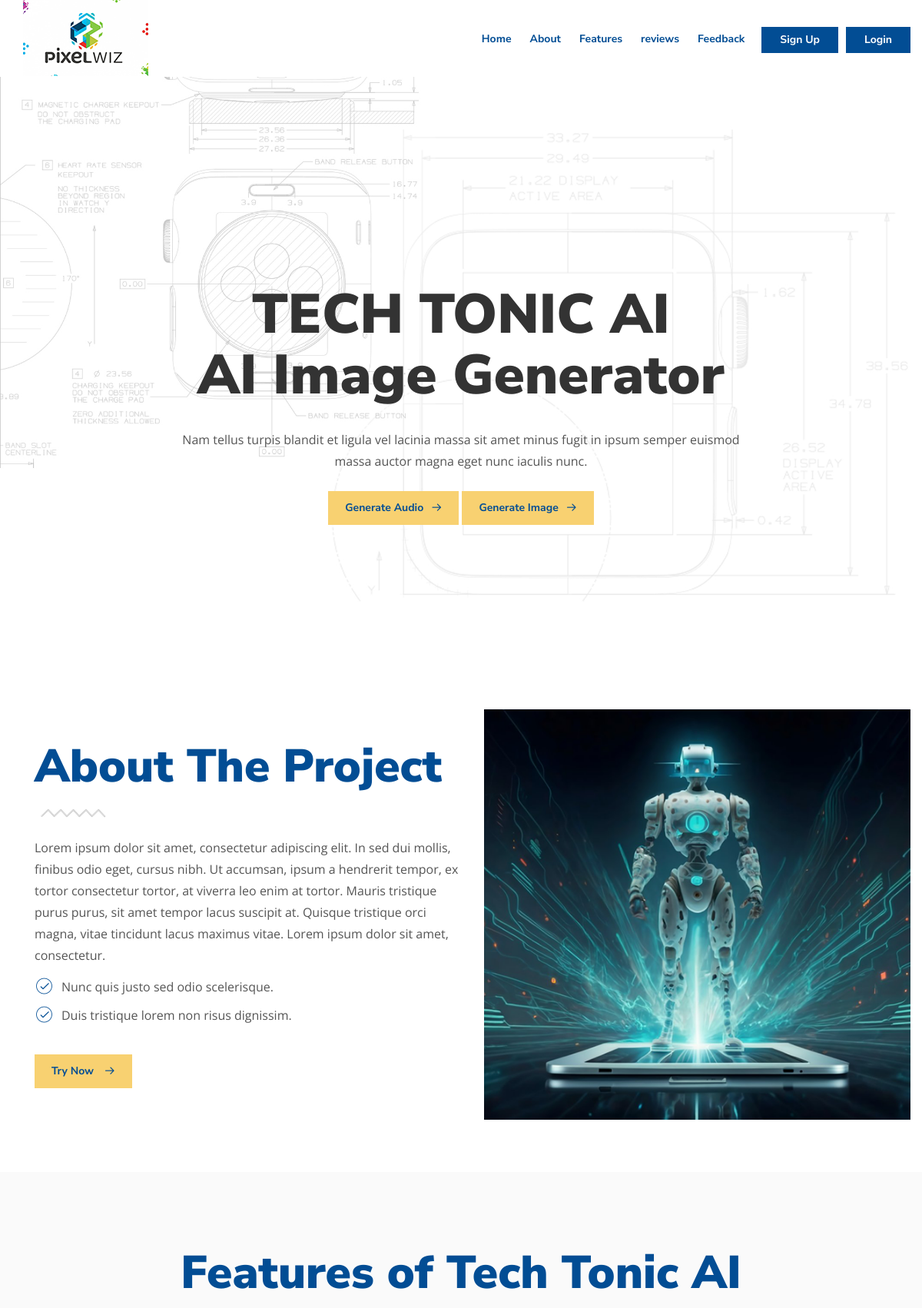
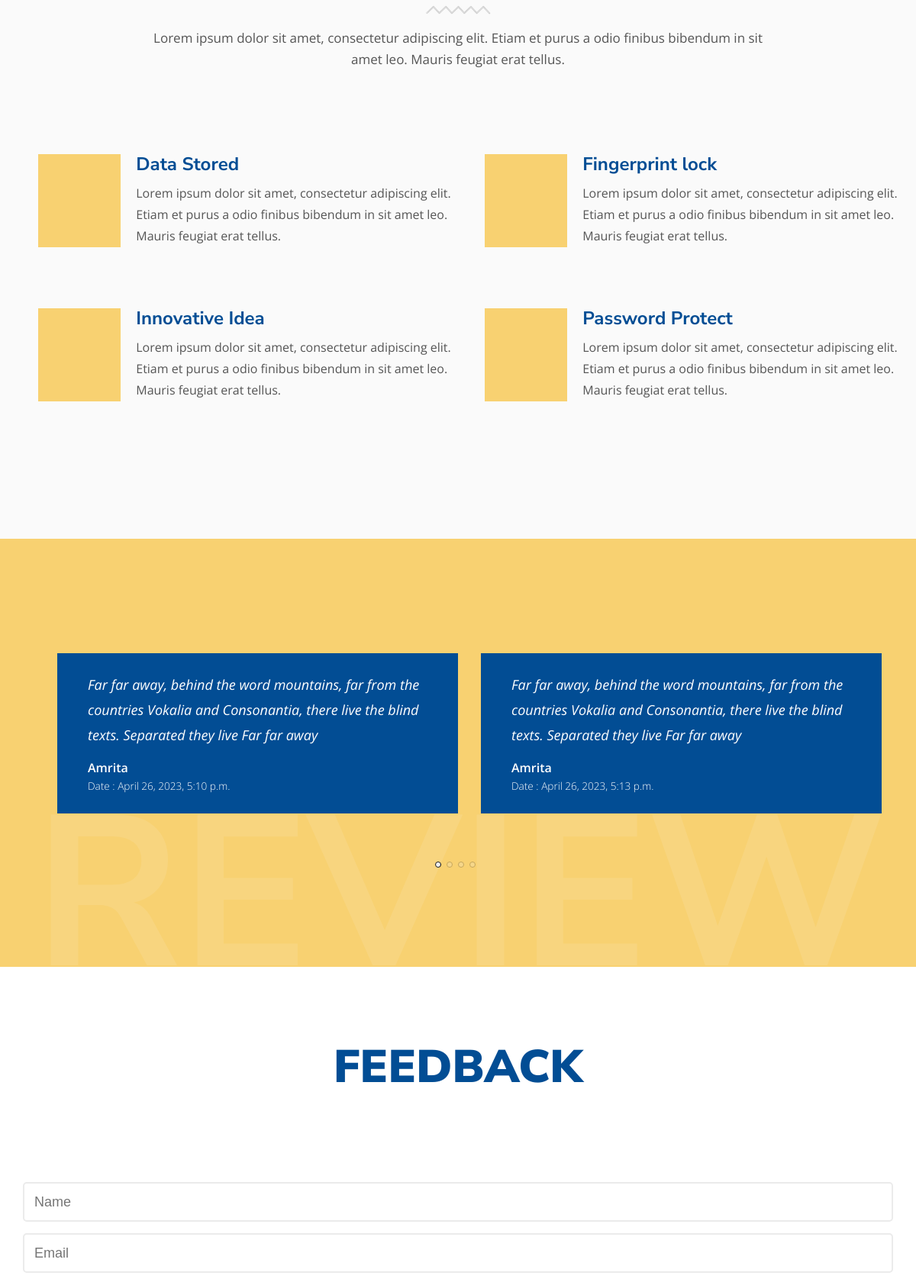
The page / (upper part) on the database its author committed (2 pictures, top to bottom).
### generator/models.py (models this page shows, shortened)
class Feedback(models.Model):
    name = models.CharField(max_length=150)
    email = models.EmailField()
    phone = models.CharField(max_length=150)
    message = models.TextField()
    date = models.DateTimeField(auto_now_add=True)

### generator/views.py (the view)
# urls.py: path("",views.home,name = "home"),
def home(request):
    try:
        fbks = Feedback.objects.all()
    except:
        fbks = None
    content = {
        "fbks" : fbks
    }
    return render(request,"index.html",content)

### templates/index.html (shortened to what this page needs)
{% extends "base.html" %}
{%block content%}
{% include "nav.html" %}
<div class="intro hero2">
    <div class="container">
        <div class="row">
            <div class="col-md-10 col-md-offset-1 text-center">
                <h3>TECH TONIC AI<br>AI Image Generator</h3>
                <p>Nam tellus turpis blandit et ligula vel lacinia massa sit amet minus fugit in ipsum semper euismod
                    massa auctor magna eget nunc iaculis nunc.</p>
                <div class="dual-btn">
                    <a href="{% url 'audio' %}" class="btn btn-lg btn-ylw">Generate Audio<i class="icon-arrow-right"></i></a>
                    <a href="{% url 'generator' %}" class="btn btn-lg btn-ylw">Generate Image<i class="icon-arrow-right"></i></a>
                </div>
            </div>
        </div>
    </div>
</div>
<div id="about" class="container">
    <div class="info-content">
        <div class="container">
            <div class="row center-content">
                <div class="col-md-6">
                    <h3>About The Project </h3>
                    <img src="/static/images/line.png" class="img-responsive" alt="" /><br>
                    <p>Lorem ipsum dolor sit amet, consectetur adipiscing elit. In sed dui mollis, finibus odio eget,
                        cursus nibh. Ut accumsan, ipsum a hendrerit tempor, ex tortor consectetur tortor, at viverra leo
                        enim at tortor. Mauris tristique
                        purus purus, sit amet tempor lacus suscipit at. Quisque tristique orci magna, vitae tincidunt
                        lacus maximus vitae. Lorem ipsum dolor sit amet, consectetur.
                    </p>
                    <ul class="list">
                        <li><i class="icon-check"></i> Nunc quis justo sed odio scelerisque.</li>
                        <li><i class="icon-check"></i> Duis tristique lorem non risus dignissim.</li>
                    </ul>
                    <a href="{% url 'generator' %}" class="btn btn-lg btn-default">Try Now <i class="icon-arrow-right"></i></a>
                </div>
                <div class="col-md-6 text-center">
                    <img src="/static/images/banner.png" class="pull-right img-responsive" alt="">
                </div>
            </div>
        </div>
    </div>
    <br><br><br>
</div>
<section id="feature" class="services bg-light">
    <div class="container">
        <div class="about-inline text-center">
            <h3>Features of Tech Tonic AI </h3>
            <img src="/static/images/line.png" class="img-responsive center-block" alt="" />
            <p>Lorem ipsum dolor sit amet, consectetur adipiscing elit. Etiam et purus a odio finibus bibendum in sit
                amet leo. Mauris feugiat erat tellus.</p>
        </div>
        <div class="container">
            <div class="row">
                <div class="col-md-6 Protem-feature">
                    <div class="box-body d-flex">
                        <div class="feature-icon"><i class="ilmosys-data-network"></i></div>
                        <div class="Protem-feature">
                            <a href="#">
                                <h3>Data Stored</h3>
                            </a>
                            <p>Lorem ipsum dolor sit amet, consectetur adipiscing elit. Etiam et purus a odio finibus
                                bibendum in sit amet leo. Mauris feugiat erat tellus.</p>
                        </div>
                    </div>
                </div>
                <div>
                    <div class="col-md-6 Protem-feature">
                        <div class="box-body d-flex">
                            <div class="feature-icon"><i class="ilmosys-fingerprint-2"></i></div>
                            <div class="Protem-feature">
                                <a href="#">
                                    <h3>Fingerprint lock</h3>
                                </a>
                                <p>Lorem ipsum dolor sit amet, consectetur adipiscing elit. Etiam et purus a odio
                                    finibus bibendum in sit amet leo. Mauris feugiat erat tellus.</p>
                            </div>
                        </div>
                    </div>
                    <div>
                        <div class="col-md-6 Protem-feature">
                            <div class="box-body d-flex">
                                <div class="feature-icon"><i class="ilmosys-idea-3"></i></div>
                                <div class="Protem-feature">
                                    <a href="#">
                                        <h3>Innovative Idea</h3>
                                    </a>
                                    <p>Lorem ipsum dolor sit amet, consectetur adipiscing elit. Etiam et purus a odio
                                        finibus bibendum in sit amet leo. Mauris feugiat erat tellus.</p>
                                </div>
                            </div>
                        </div>
                        <div>
                            <div class="col-md-6 Protem-feature">
                                <div class="box-body d-flex">
                                    <div class="feature-icon"><i class="ilmosys-password-2shopping"></i></div>
                                    <div class="Protem-feature">
                                        <a href="#">
                                            <h3>Password Protect</h3>
                                        </a>
                                        <p class="m-t-20">Lorem ipsum dolor sit amet, consectetur adipiscing elit. Etiam
                                            et purus a odio finibus bibendum in sit amet leo. Mauris feugiat erat
                                            tellus.</p>
                                    </div>
                                </div>
                            </div>
                        </div>
                    </div>
                </div>
            </div>
        </div>
    </div>
</section>
<div class="review products-review">
    <div class="container">
        <div class="row">
            <div class="col-md-12">
                <div class="review-text">
                    {% if fbks != None %}
                    {% for fbk in fbks %}
                    <div>
                        <p>
                            {{fbk.message}}
                        </p>
                        <span class="author">{{fbk.name}} <br> <small> Date : {{fbk.date}} </small></span>
                    </div>
                    {% endfor %}
                    {% endif %}
                </div>
            </div>
        </div>
        <div class="review-title col-md-12">
            <h1>REVIEW</h1>
        </div>
    </div>
</div>
<div class="container">
    <div class="about-inline text-center" style="padding-top: 0%;">
        <h3>FEEDBACK </h3>
    </div>
    <form method="post" action="feedback">
        <input required name="name" type="text" class="feedback-input" placeholder="Name" />
        <input required name="email" type="email" class="feedback-input" placeholder="Email" />
    </form>
</div>
{% include "footer.html" %}
{% endblock %}

### templates/base.html (shortened to what this page needs)
<!DOCTYPE html>
<html lang="en">
<head>
    <link rel="stylesheet" href="/static/css/bootstrap.min.css">
    <link rel="stylesheet" href="/static/css/ilmosys-icon.css">
    <link rel="stylesheet" href="/static/css/icons/fontawesome/css/style.css">
    <link rel="stylesheet" href="/static/css/icons/style.css">
    <link rel="stylesheet" href="/static/css/icons/icon2/style.css">
    <link rel="stylesheet" href="/static/js/vendors/swipebox/css/swipebox.min.css">
    <link rel="stylesheet" href="/static/js/vendors/slick/slick.css">
    <link rel="stylesheet" href="/static/css/style.css">
</head>
<body id="home">
    <div class="body">
        {% block content %}
        {% endblock %}
</body>
</html>

### templates/nav.html (shortened to what this page needs)
<header>
    <nav class="navbar-inverse navbar-lg navbar-fixed-top">
        <div class="container">
            <div class="navbar-header">
                <a href="index.html" class="navbar-brand brand"><img src="/static/images/logo (2).png" alt="logo"></a>
            </div>
            <div class="collapse navbar-collapse" id="bs-example-navbar-collapse-1">
            {% if request.user.is_authenticated %}
                <ul class="nav navbar-nav navbar-right navbar-login">
                    <li>
                        <a href="{% url 'logout' %}" >Log-out</a>
                    </li>
                </ul>
            {% else %}
                <ul class="nav navbar-nav navbar-right navbar-login">
                    <li>
                        <a href="{% url 'login' %}">Login</a>
                    </li>
                </ul>
                <ul class="nav navbar-nav navbar-right navbar-login">
                    <li>
                        <a href="{% url 'register' %}">Sign Up </a>
                    </li>
                </ul>
            {% endif %}
                <ul class="nav navbar-nav navbar-right">
                    <li class="dropdown">
                        <a href="index.html">Home</a>
                    </li>
                    <li class="dropdown mm-menu">
                        <a class="page-scroll" href="#about">About</a>
                    </li>
                    <li class="dropdown mm-menu">
                        <a class="page-scroll" href="#feature">Features</a>
                    </li>
                    <li class="dropdown mm-menu">
                        <a class="page-scroll" href="#reviews">reviews</a>
                    </li>
                    <li class="dropdown mm-menu">
                        <a class="page-scroll" href="#feedback">Feedback</a>
                    </li>
                </ul>
            </div>
        </div>
    </nav>
</header>

### templates/footer.html (shortened to what this page needs)
</div>

### static/css/style.css (style rules this page uses)
body { background: #fff; font-family: 'Open Sans', sans-serif; color: #555; font-weight: 400; font-size: 16px; }
h1,h2,h3,h4,h5,h6 { color: #024d94; font-family: 'Nunito Sans', sans-serif; font-weight: 700; margin: 0; }
p { font-size: 16px; color: #555; line-height: 28px; font-weight: 400; font-family: 'Open Sans', sans-serif; }
a { color: #000000; }
a, a:hover, a:focus, button, button:hover { outline: 0; text-decoration: none; transition: .4s; }
ul, ol, li { margin: 0; padding: 0; list-style: none; }
.body { position: relative; width: 100%; overflow: hidden; }
.bg-light { background-color: #fafafa; }
.navbar-fixed-top { position: fixed; right: 0; left: 0; font-family: 'Nunito Sans', sans-serif; border-width: 0; border-radius: 0; background: transparent; }
.navbar-inverse { transition: .4s; }
.navbar-lg .navbar-brand { padding: 0 0 0; font-size: 28px; font-weight: 700; text-transform: uppercase; color: #fff; letter-spacing: 5px; }
.navbar-lg .navbar-nav > li > a { padding: 40px 12px 35px; font-size: 14px; line-height: 1.6; color: #024d94; font-family: "Nunito Sans"; font-weight: 700; }
.navbar-login { margin-top: 10px; margin-left: 10px; }
.navbar-login a { border: 1px solid #024d94; background: #024d94; color: #fff !important; padding: 5px 23px !important; font-weight: 700; margin-top: 25px; }
.mm-menu , .navbar-right { position: static !important; }
.intro { position: relative; }
.intro .container, .intro img { position: relative; z-index: 77; }
.hero2 { background: url(/static/images/bg/2.jpg) no-repeat center; background-size: cover; padding: 190px 0 0; margin-bottom: 40px; }
.hero2 h3 { color: #333333; margin: 0px 0px 30px; font-size: 72px; font-weight: 900; }
.hero2 p { font-size: 16px; font-weight: 400; color: #555; opacity: 1; padding: 0 10%; margin: 0 0 -15px; line-height: 28px; }
.btn { font-size: 16px; line-height: 20px; font-weight: 700; text-transform:capitalize; padding: 10px 20px 10px 20px; border: none; border-radius: 0; font-family: Nunito Sans; }
.btn i { margin-left: 10px; position: relative; top: 1px; }
.btn.btn-default { color: #024d94; background-color: #f8d171; border: 2px solid #f8d171; }
.btn.btn-ylw { color: #024d94 ; background-color: #f8d171; border: 2px solid #f8d171; }
.btn.btn-lg { font-size: 14px; }
.services { padding: 0px 0 100px; }
.info-content h3 { font-weight: 900; font-size: 60px; margin: 0px 0 20px; }
.info-content p { margin: 0 0 10px; }
.list li { padding: 6px 0 9px 35px; position: relative; color: #555; }
.list li i { min-width: 30px; color: #024d94; position: absolute; left: 0; top: 4px; font-size: 25px; }
.review-title h1 { font-size:280px; color:#fff; font-weight:700; opacity: 0.1; margin: -170px 0 -60px 0px; }
.review { background: #f8d171; padding-top: 150px; padding-bottom:-50px; }
.review .author { font-weight: 600; font-size: 16px; color: #fff; padding-left: 15px; }
.review small { padding-left: 15px; font-weight:300; }
.slick-initialized .slick-slide { display: block; background: #024d94; padding: 25px; width: 310px; border-radius: 0; }
.products-review p { font-size: 21px; line-height: 33px; font-weight: 400; color: #fff; padding: 0 21% 20px; letter-spacing: 0; font-style: italic; }
.review-text p { padding: 0px 15px 5px; font-weight:400; font-size: 18px; font-style: italic; color: #fff; text-align:left; }
.review-text div { margin: 0 15px; }
.about-inline { padding: 100px 0; }
.about-inline h3 { color: #024d94; margin-bottom: 20px; font-size: 60px; line-height: 62px; font-weight: 900; }
.about-inline p { font-size: 17px; margin-top: 15px; padding: 0 14%; }
.Protem-feature { padding-left:20px; }
.Protem-feature p { font-weight: 400; font-size: 16px; color: #555; padding-top:10px; margin-bottom: 0; }
.feature-icon i { font-size:62px; }
.Protem-feature .box-body { padding: 0px 0px 80px; }
.feature-icon { background-color:#f8d171; padding: 30px; }
.d-flex { display: -ms-flexbox !important; display: flex !important; }
@media only screen and (min-width: 993px)  and (max-width: 4000px) { .center-content { display: flex; align-items: center; flex-direction: row; } }
.login-page .container:before, .container:after { content: ""; display: block; clear: both; }
.feedback-input { color:black; font-family: Helvetica, Arial, sans-serif; font-weight:500; font-size: 18px; border-radius: 5px; line-height: 22px; background-color: transparent; border:2px solid #ebebeb; transition: all 0.3s; padding: 13px; margin-bottom: 15px; width:100%; box-sizing: border-box; outline:0; }

### rows shown on the page
Feedback: message "Far far away, behind the word mountains, far from the countries Vokalia and Consonantia, there live the blind texts. Separated they live Far far away", name "Amrita", date "April 26, 2023, 5:10 p.m."
Feedback: message "Far far away, behind the word mountains, far from the countries Vokalia and Consonantia, there live the blind texts. Separated they live Far far away", name "Amrita", date "April 26, 2023, 5:13 p.m."
